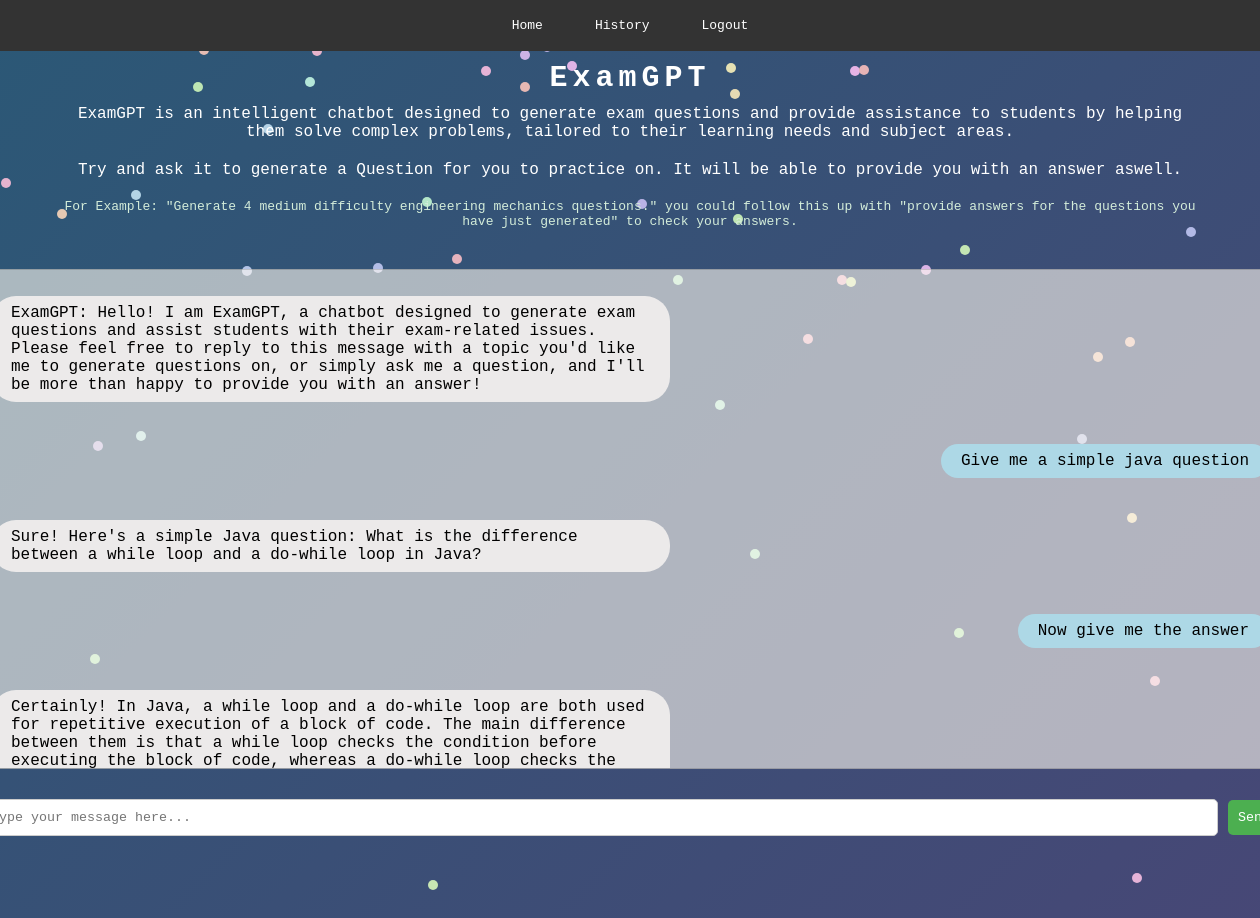
/index/2 (signed in), run on the app's committed database.
### app/models.py (models this page shows, shortened)
class chat_message_data(db.Model):
    message_id = db.Column(db.Integer, primary_key=True)
    conversation_id = db.Column(db.Integer, db.ForeignKey('conversation_data.conversation_id')) #for some reason this won't show in the schema
    message_number = db.Column(db.Integer)
    sender = db.Column(db.String(8)) #Either User, Chat or System
    message = db.Column(db.String(1024)) #Whats the max message length?

### app/__init__.py (the view)
@app.route('/index/<conversation_id>')
@login_required
def chat(conversation_id):
    conversation = conversation_data.query.filter_by(conversation_id=conversation_id).first_or_404()
    messages = conversation.get_messages()
    return render_template('index.html', messages=messages)

### app/models.py (called while the page is built)
@login.user_loader
def load_user(id):
    return customer_data.query.get(int(id))

    def get_messages(self):
        return chat_message_data.query.filter_by(conversation_id=self.conversation_id).order_by(chat_message_data.message_number).all()

### app/templates/index.html (shortened to what this page needs)
<!DOCTYPE html>
<html lang="en">
  <head>
    <link rel="stylesheet" href="{{ url_for('static', filename='style.css') }}" />
  </head>
  <body>
    <nav class="navbar">
      <a href="{{ url_for('home') }}">Home</a>
      <a href="{{ url_for('history') }}">History</a>
      {% if current_user.is_anonymous %}
      <a href="{{ url_for('login') }}">Login</a>
      {% else %}
      <a onclick="confirmLogout()">Logout</a>
      {% endif %}
    </nav>
    <div class="body-width">
      <div class="welcome-section">
        <h1>ExamGPT</h1>
        <p>
          ExamGPT is an intelligent chatbot designed to generate exam questions and provide assistance to
          students by helping them solve complex problems, tailored to their learning needs and subject areas.
        </p>
        <p>
          Try and ask it to generate a Question for you to practice on. It will be able to provide you with an answer aswell.
        </p>
        <p class="example">
          For Example: "Generate 4 medium difficulty engineering mechanics questions." you could follow this up with
           "provide answers for the questions you have just generated" to check your answers.
        </p>
      </div>
      <div class="chatbox-container">
        <div class="chatbox-message chatbox-message-chatbot">
          <p class="chatbox-message-chatbot-internal">
            ExamGPT: Hello! I am ExamGPT, a chatbot designed to generate exam questions and assist students with their exam-related issues.
            Please feel free to reply to this message with a topic you'd like me to generate questions on, or simply ask me a question,
            and I'll be more than happy to provide you with an answer!
          </p>
        </div>
        {% for m in messages%}
        <div class="chatbox-message chatbox-message-{{ m.sender }}">
          <p class="chatbox-message-{{ m.sender }}-internal">{{ m.message }}</p>
        </div>
        {% endfor %}
      </div>
      <div class="chatbox-input-container">
        <input
          type="text"
          class="chatbox-input"
          placeholder="Type your message here..."
        />
        <button class="chatbox-send-button">Send</button>
      </div>
    </div>
  </body>
</html>

### app/static/style.css (style rules this page uses)
* { font-family: monospace; font-weight: 500; }
body { display: flex; flex-direction: column; align-items: center; margin: 0; z-index: 2; overflow: hidden; margin-bottom: 50px; }
.navbar { display: flex; background-color: #333; padding: 10px; justify-content: center; width: 100%; margin: 0; z-index: 2; }
.navbar a { color: white; text-decoration: none; margin: 0 10px; padding: 8px 16px; border-radius: 5px; z-index: 2; }
.body-width { width: fit-content; z-index: 2; }
.welcome-section { display: flex; flex-direction: column; align-items: center; text-align: center; z-index: 2; color: white; font-family: monospace; }
.welcome-section h1 { font-weight: 700; font-size: 30px; letter-spacing: 5px; margin-top: 10px; margin-bottom: 0px; }
.welcome-section p { font-weight: 500; font-size: 16px; margin: 10px 80px; }
.welcome-section .example { font-size: 13px; color: #d4edda; }
.chatbox-container { border: 1px solid rgba(0, 0, 0, 0.144); border-radius: 10px; height: 500px; max-width: 1300px; min-width: 1300px; box-sizing: border-box; overflow-y: scroll; padding: 10px; margin-top: 30px; margin-left: auto; margin-right: auto; background-color: rgba(255, 251, 241, 0.6); z-index: 2; }
.chatbox-message { display: flex; width: 100%; margin-bottom: 10px; z-index: 2; }
.chatbox-message p { background-color: rgb(236, 234, 234); padding: 8px 20px; border-radius: 25px; font-size: 16px; justify-content: start; max-width: 50%; word-wrap: break-word; z-index: 2; }
.chatbox-message-user { justify-content: end; z-index: 2; }
.chatbox-message-user p { background-color: lightblue; z-index: 2; }
.chatbox-message-chatbot { justify-content: start; z-index: 2; }
.chatbox-message-chatbot p { background-color: rgb(236, 234, 234); z-index: 2; }
.chatbox-input-container { display: flex; align-items: center; max-width: 1300px; min-width: 1300px; margin-left: auto; margin-right: auto; margin-top: 30px; z-index: 2; }
.chatbox-input { flex-grow: 1; border: 1px solid #ccc; border-radius: 5px; padding: 10px; margin-right: 10px; z-index: 2; }
.chatbox-send-button { background-color: #4caf50; color: white; border: none; border-radius: 5px; padding: 10px; cursor: pointer; z-index: 2; }

### data on the page
chat_message_data: message "Give me a simple java question"
chat_message_data: message "Sure! Here's a simple Java question: What is the difference between a while loop and a do-while loop in Java?"
chat_message_data: message "Now give me the answer"
chat_message_data: message "Certainly! In Java, a while loop and a do-while loop are both used for repetitive execution of a block of code. The main difference between them is that a while loop checks the condition before executing the block of code, whereas a do-while loop checks the…"
